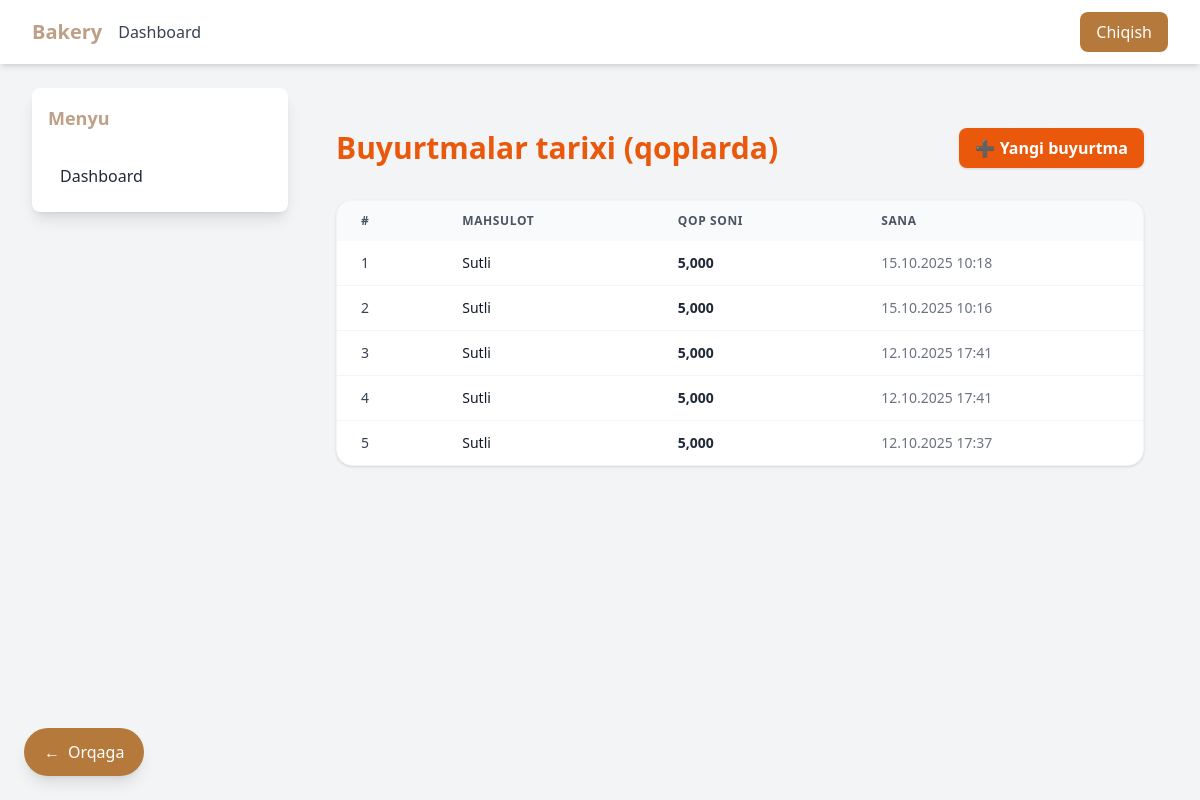
/inventory/productions/, run on an earlier commit of the app's database.
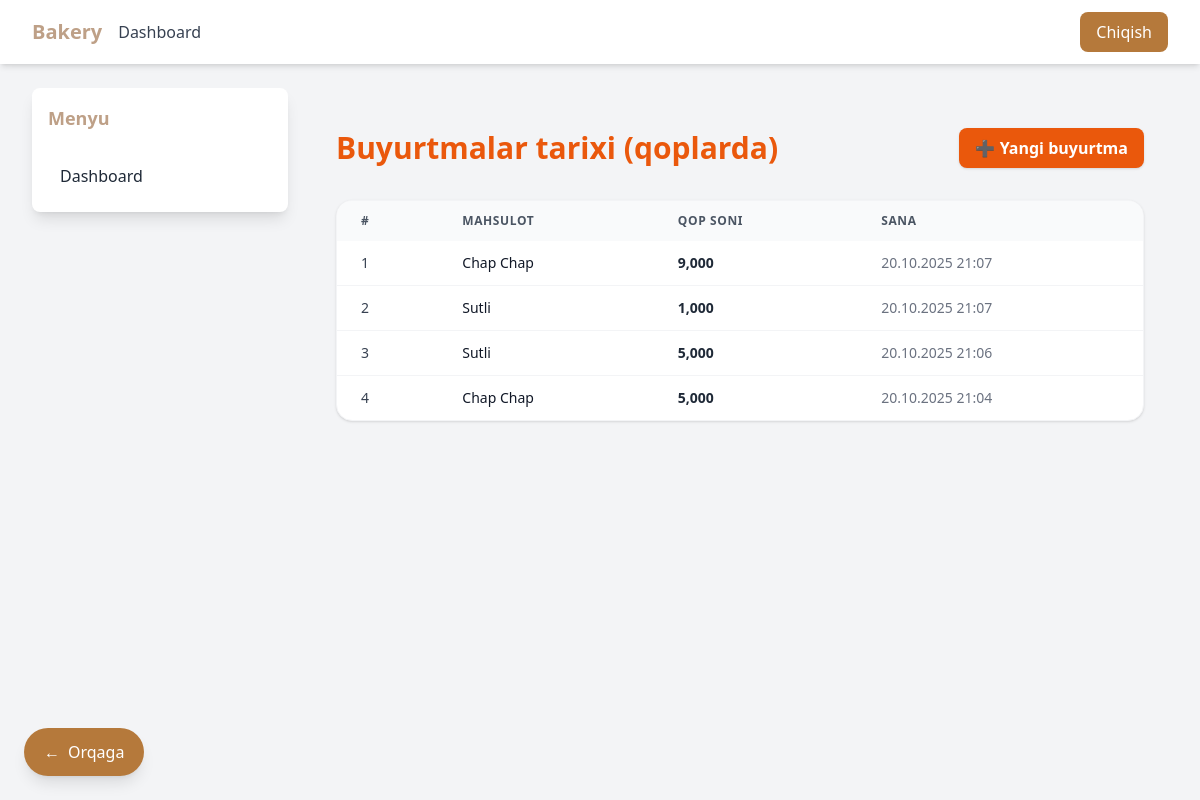
And on a later commit of the database.
### inventory/models.py (models this page shows, shortened)
class Production(models.Model):
    product = models.ForeignKey('products.Product', on_delete=models.PROTECT, related_name='productions')
    meshok = models.DecimalField(**DECIMAL_KWARGS)
    date = models.DateTimeField(auto_now_add=True)
    note = models.TextField(blank=True)
    class Meta:
        verbose_name = _("Production")
        verbose_name_plural = _("Productions")
        ordering = ['-date']

### products/models.py (models this page shows, shortened)
class Product(models.Model):
    name = models.CharField(max_length=150, unique=True)
    description = models.TextField(blank=True, null=True)
    is_active = models.BooleanField(default=True)
    created_at = models.DateTimeField(auto_now_add=True)
    updated_at = models.DateTimeField(auto_now=True)
    class Meta:
        verbose_name = "Mahsulot"
        verbose_name_plural = "Mahsulotlar"

### inventory/views.py (the view)
# urls.py: path("productions/", views.production_list, name="production_history"),
def production_list(request):
    productions = Production.objects.select_related("product").order_by("-date")
    return render(request, "inventory/production_list.html", {"productions": productions})

### inventory/templates/inventory/production_list.html
{% extends "base.html" %}
{% block content %}
<div class="container mx-auto px-6 py-10">
  <div class="flex justify-between items-center mb-8">
    <h1 class="text-3xl font-bold text-orange-600">
      Buyurtmalar tarixi (qoplarda)
    </h1>
    <a href="{% url 'inventory:production_create' %}"
       class="bg-orange-600 hover:bg-orange-700 text-white font-semibold px-4 py-2 rounded-lg shadow">
       ➕ Yangi buyurtma
    </a>
  </div>
  <div class="bg-white rounded-2xl shadow overflow-x-auto border border-gray-100">
    <table class="min-w-full text-sm text-gray-700">
      <thead class="bg-gray-50 text-gray-600 uppercase text-xs tracking-wider">
        <tr>
          <th class="px-6 py-3 text-left">#</th>
          <th class="px-6 py-3 text-left">Mahsulot</th>
          <th class="px-6 py-3 text-left">Qop soni</th>
          <th class="px-6 py-3 text-left">Sana</th>
        </tr>
      </thead>
      <tbody class="divide-y divide-gray-100">
        {% for prod in productions %}
        <tr class="hover:bg-gray-50 transition">
          <td class="px-6 py-3">{{ forloop.counter }}</td>
          <td class="px-6 py-3 font-medium text-gray-900">{{ prod.product.name }}</td>
          <td class="px-6 py-3 font-semibold text-gray-800">{{ prod.meshok }}</td>
          <td class="px-6 py-3 text-gray-500">{{ prod.date|date:"d.m.Y H:i" }}</td>
        </tr>
        {% empty %}
        <tr>
          <td colspan="4" class="px-6 py-4 text-center text-gray-500">
            Buyurtmalar topilmadi.
          </td>
        </tr>
        {% endfor %}
      </tbody>
    </table>
  </div>
</div>
{% endblock %}

What changed in the data, as far as the page shows it:
removed Production: product.name "Sutli", meshok "5,000", date "15.10.2025 10:18"
removed Production: product.name "Sutli", meshok "5,000", date "15.10.2025 10:16"
removed Production: product.name "Sutli", meshok "5,000", date "12.10.2025 17:41"
removed Production: product.name "Sutli", meshok "5,000", date "12.10.2025 17:41"
removed Production: product.name "Sutli", meshok "5,000", date "12.10.2025 17:37"
added Production: product.name "Chap Chap", meshok "9,000", date "20.10.2025 21:07"
added Production: product.name "Sutli", meshok "1,000", date "20.10.2025 21:07"
added Production: product.name "Sutli", meshok "5,000", date "20.10.2025 21:06"
added Production: product.name "Chap Chap", meshok "5,000", date "20.10.2025 21:04"
